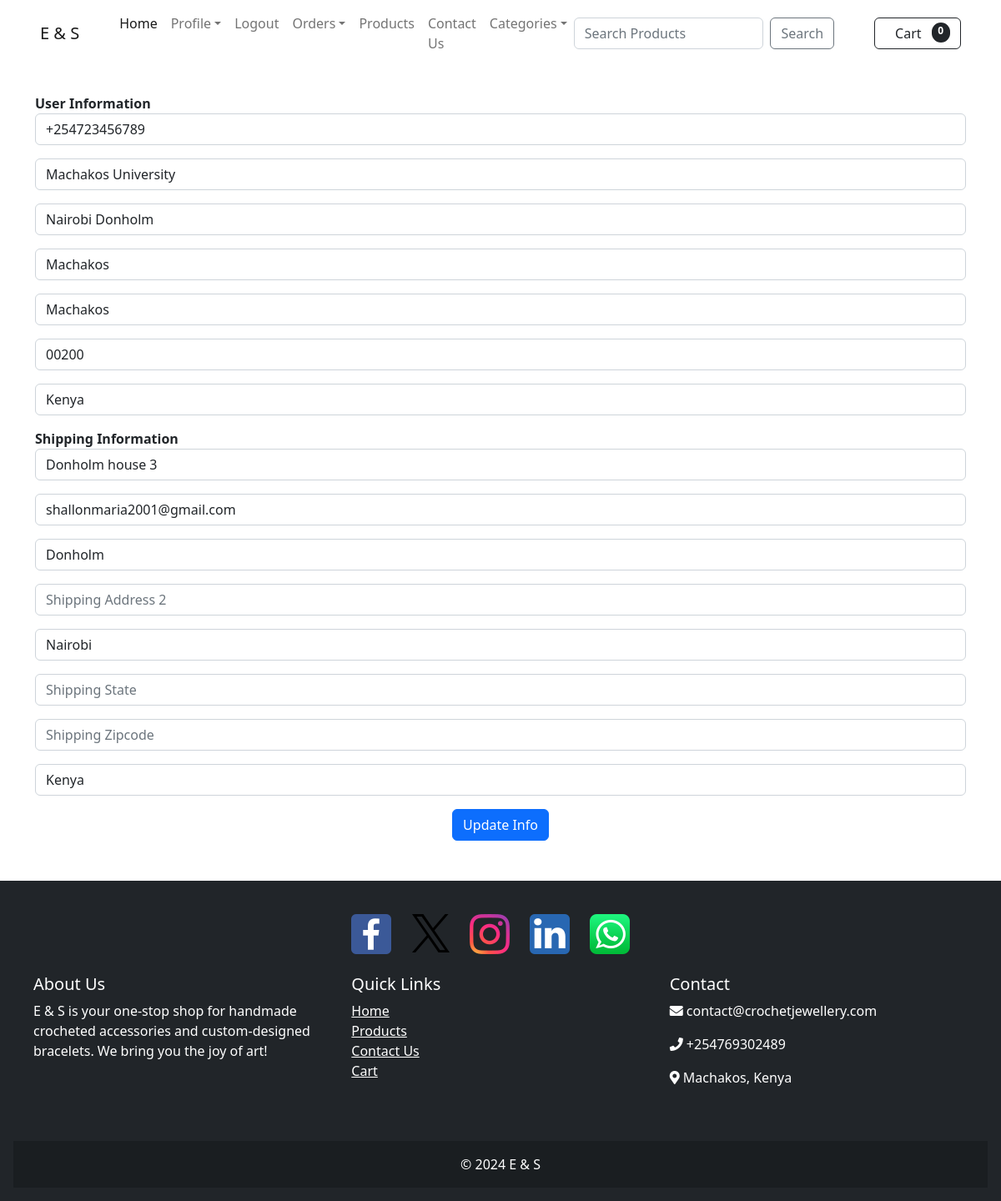
/update_info (signed in), run on the app's committed database.
### my_app/models.py (models this page shows, shortened)
class Profile(models.Model):
    user = models.OneToOneField(User, on_delete=models.CASCADE)
    date_modified = models.DateTimeField(User, auto_now=True)
    phone = models.CharField(max_length=20, blank=True)
    address1 = models.CharField(max_length=100, blank=True)
    address2 = models.CharField(max_length=100, blank=True)
    city = models.CharField(max_length=100, blank=True)
    state = models.CharField(max_length=100, blank=True)
    zipcode = models.CharField(max_length=100, blank=True)
    country = models.CharField(max_length=100, blank=True)
    old_cart = models.CharField(max_length=100, blank=True, null=True)

### payment/models.py (models this page shows, shortened)
class ShippingAddress(models.Model):
    user = models.ForeignKey(
        User,
        on_delete=models.CASCADE,
        null=True,
        blank=True,
    )
    shipping_full_name = models.CharField(max_length=100)
    shipping_email = models.EmailField(max_length=100)
    shipping_address1 = models.CharField(max_length=100)
    shipping_address2 = models.CharField(max_length=100, null=True, blank=True)
    shipping_city = models.CharField(max_length=100)
    shipping_state = models.CharField(max_length=100, null=True, blank=True)
    shipping_zipcode = models.CharField(max_length=100, null=True, blank=True)
    shipping_country = models.CharField(max_length=100)
    class Meta:
        verbose_name_plural = "Shipping Address"

### my_app/views.py (the view, shortened to what this page needs)
# urls.py: path('update_info', views.update_info, name='update_info'),
def update_info(request):
    if request.user.is_authenticated:
        current_user = Profile.objects.get(user__id=request.user.id)
        shipping_user = ShippingAddress.objects.get(user__id=request.user.id)
        form = UserInfoForm(request.POST or None, instance=current_user)
        shipping_form = ShippingForm(request.POST or None, instance=shipping_user)
        return render(request, 'update_info.html', {'form': form, 'shipping_form': shipping_form})
    else:
        messages.error(request, 'You are not logged in.')
        return redirect('login')

### my_app/forms.py
class UserInfoForm(forms.ModelForm):
    phone = forms.CharField(label="", widget=forms.TextInput(attrs={'class': 'form-control','placeholder': 'Phone'}), required=False)
    address1 = forms.CharField(label="", widget=forms.TextInput(attrs={'class': 'form-control','placeholder': 'Address 1'}), required=False)
    address2 = forms.CharField(label="", widget=forms.TextInput(attrs={'class': 'form-control','placeholder': 'Address 2'}), required=False)
    city = forms.CharField(label="", widget=forms.TextInput(attrs={'class': 'form-control','placeholder': 'City'}), required=False)
    state = forms.CharField(label="", widget=forms.TextInput(attrs={'class': 'form-control','placeholder': 'State'}), required=False)
    zipcode = forms.CharField(label="", widget=forms.TextInput(attrs={'class': 'form-control','placeholder': 'Zipcode'}), required=False)
    country = forms.CharField(label="", widget=forms.TextInput(attrs={'class': 'form-control','placeholder': 'Country'}), required=False)
    class Meta:
        model = Profile
        fields = ('phone', 'address1', 'address2', 'city', 'state', 'zipcode', 'country')

### cart/cart.py (called while the page is built)
    def __len__(self):
        return len(self.cart)

### cart/context_processors.py (called while the page is built)
def cart(request):
    return {'cart': Cart(request)}

### templates/update_info.html (shortened to what this page needs)
{% extends 'master.html' %}
{% load static %}
{% load crispy_forms_filters %}
{% block extra_css %}
    <link rel="stylesheet" href="{% static 'css/about.css' %}">
{% endblock %}
{% block content %}
    {% include 'header.html' %}
    <div class="container py-5">
        <strong>User Information</strong>
        <form method="POST" action="{% url 'update_info' %}">
            {{ form.as_p }}
            <strong>Shipping Information</strong>
            {{ shipping_form.as_p }}
            <div class="text-center">
                <button type="submit" class="btn btn-primary">Update Info</button>
            </div>
        </form>
     </div>
{% endblock %}

### data on the page
Profile: phone "+254723456789", address1 "Machakos University", address2 "Nairobi Donholm", city "Machakos", state "Machakos", zipcode "00200", country "Kenya"
ShippingAddress: shipping_full_name "Donholm house 3", shipping_email "shallonmaria2001@gmail.com", shipping_address1 "Donholm", shipping_city "Nairobi", shipping_country "Kenya"

### other printed values
{{ cart|length }} "0"
